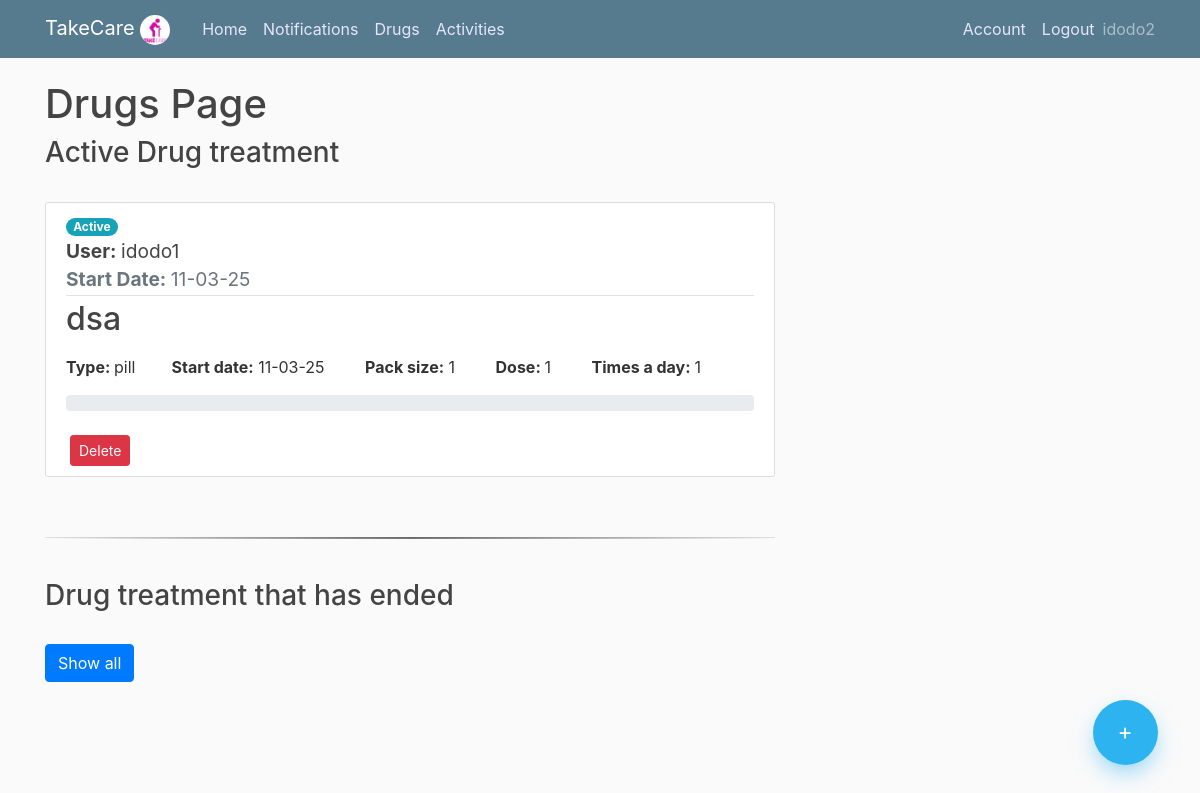
The app's page /drugs (signed in) with its own data.
### app/models.py (models this page shows, shortened)
class User(db.Model, UserMixin):
    id = db.Column(db.Integer, primary_key=True)
    username = db.Column(db.String(20), unique=True,nullable=False)
    email = db.Column(db.String(100), unique=True,nullable=False)
    image_file = db.Column(db.String(100),nullable=False,default='default.jpg')
    password= db.Column(db.String(60),nullable=False)
    ElderlyUser = db.relationship('Elderlyuser',backref='creator',lazy=True )
    Notifications = db.relationship('Notification',backref='creator',lazy=True )
    Drugs = db.relationship('Drug',backref='creator',lazy=True )

class Drug(db.Model):
    id = db.Column(db.Integer, primary_key=True)
    name = db.Column(db.String(150),nullable=False)
    type = db.Column(db.Text,nullable=False)
    dose = db.Column(db.Integer,nullable=False)
    timesaday = db.Column(db.Integer,nullable=False)
    taketime= db.Column(db.Time, nullable=False)
    gap = db.Column(db.Integer, nullable=False)
    packsize = db.Column(db.Integer,nullable=False)
    daystotake = db.Column(db.Integer,nullable=False)
    startdate = db.Column(db.Date,nullable=False)
    finish = db.Column(db.Boolean, nullable=False)
    user_id = db.Column(db.Integer, db.ForeignKey('user.id'), nullable=False)
    elderly_user_id = db.Column(db.Integer, db.ForeignKey('elderlyuser.id'), nullable=False)
    drugschedules = db.relationship("DrugSchedule", cascade="all, delete")
    warnings = db.Column(db.String)

class Elderlyuser(db.Model, UserMixin):
    id = db.Column(db.Integer, primary_key=True)
    username = db.Column(db.String(20), unique=True,nullable=False)
    password= db.Column(db.String(60),nullable=False)
    user_id = db.Column(db.Integer, db.ForeignKey('user.id'), nullable=False)

### app/routes.py (the view)
@app.route("/drugs")
@login_required
def drugs():
    if current_user.is_authenticated:
        drugs = Drug.query.filter_by(user_id=current_user.id).order_by(Drug.startdate.asc())
        drug_schedule = DrugSchedule.query.filter_by(user_id=current_user.id)
        eldelys = Elderlyuser.query.filter_by(user_id=current_user.id)
        eldelys_dict = {i.id: i.username for i in eldelys}
        return render_template("drugs.html",drugs=drugs,drug_schedule=drug_schedule, title="Drugs",eldelys_dict=eldelys_dict)
    else:
        return render_template("home.html")

### app/models.py (called while the page is built)
@login_manager.user_loader
def load_user(user_id):
    return User.query.get(int(user_id))

### app/templates/drugs.html (shortened to what this page needs)
{% extends "layout.html" %}
{% block content %}
    <h1>Drugs Page</h1>
    <div class="floating-container">
        <a class="floating-button" href="{{ url_for('add_drug')}}"> +</a>
    </div>
    {% if drugs.count() == 0  %}
        <h3>No drug alerts found</h3>
    {% else %}
        <h3>Active Drug treatment</h3>
        <br>
        {% for drug in drugs %}
             {% if not drug.finish %}
                {% set counter = namespace(count=0) %}
                {% set totalcounter = namespace(count=0) %}
                {% for reminder in drug_schedule %}
                    {% if reminder.drug_id == drug.id %}
                        {% set totalcounter.count = totalcounter.count + 1 %}
                        {% if reminder.took == 1 %}
                            {% set counter.count = counter.count + 1 %}
                        {% endif %}
                    {% endif %}
                {% endfor %}
                {% if totalcounter.count > 0 %}
                    {% set percentage = (counter.count / totalcounter.count * 100) | round %}
                {% else %}
                    {% set percentage = 0 %}
                {% endif %}
                <article class="media content-section">
                    <div class="media-body ">
                        <span class="badge badge-pill badge-info">Active</span>
                        <div class="article-title">
                            <big><strong>User: </strong> {{ eldelys_dict[drug.elderly_user_id] }}</big>
                        </div>
                        <div class="article-metadata">
                            <big class="text-muted"><strong>Start Date: </strong> {{ drug.startdate.strftime('%d-%m-%y') }} </big>
                        </div>
                        <h2>{{ drug.name }}</h2>
                            <strong>Type: </strong> {{ drug.type }}&nbsp; &nbsp; &nbsp; &nbsp;
                            <strong>Start date:</strong> {{ drug.startdate.strftime('%d-%m-%y') }} &nbsp; &nbsp; &nbsp; &nbsp;
                            <strong>Pack size:</strong> {{ drug.packsize }} &nbsp; &nbsp; &nbsp; &nbsp;
                            <strong> Dose: </strong>{{ drug.dose }} &nbsp; &nbsp; &nbsp; &nbsp;
                            <strong>Times a day: </strong>{{ drug.timesaday }}
                        <div class="progress">
                        </div>
                        <br>
                        <button type="button" class="btn btn-danger btn-sm ml-1" data-toggle="modal" data-target="#deleteModal{{drug.id}}">
                            Delete
                        </button>
                    </div>
                </article>
            {% endif %}
        {% endfor %}
        <br>
        <hr class="hr" />
        <br>
        <h3>Drug treatment that has ended</h3>
        <p>
            <br>
          <a class="btn btn-primary" data-toggle="collapse" href="#multiCollapseExample1" role="button" aria-expanded="false" aria-controls="multiCollapseExample1">Show all</a>
        </p>
    {% endif %}
{% endblock content %}

### app/templates/layout.html (shortened to what this page needs)
<!DOCTYPE html>
<html>
<head>
    <link rel="stylesheet" href="https://maxcdn.bootstrapcdn.com/bootstrap/4.0.0/css/bootstrap.min.css">
    <link rel="stylesheet" href="https://cdn.jsdelivr.net/npm/bootstrap@4.5.3/dist/css/bootstrap.min.css">
    <link rel="stylesheet" type="text/css" href="{{ url_for('static', filename='main.css') }}">
</head>
<body>
    <header class="site-header">
      <nav class="navbar navbar-expand-md navbar-dark bg-steel fixed-top">
        <div class="container">
          <a class="navbar-brand mr-4" href="/">TakeCare   <img src="{{ url_for('static', filename='take_logo1.png') }}" alt="Take Care" width="30" height="30" style=" border-radius: 50%"></a>
          <div class="collapse navbar-collapse" id="navbarToggle">
            <div class="navbar-nav mr-auto">
              <a class="nav-item nav-link" href="{{url_for('home')}}">Home</a>
              <a class="nav-item nav-link" href="{{url_for('notification')}}">Notifications</a>
              <a class="nav-item nav-link" href="{{url_for('drugs')}}">Drugs</a>
              <a class="nav-item nav-link" href="{{url_for('activities')}}">Activities</a>
            </div>
            {% if not current_user.is_authenticated %}
            <div class="navbar-nav">
              <a class="nav-item nav-link" href="{{url_for('login')}}">Login</a>
              <a class="nav-item nav-link" href="{{url_for('register')}}">Register</a>
            </div>
            {% else %}
            <div class="navbar-nav">
              <a class="nav-item nav-link" href="{{url_for('account')}}">Account</a>
              <a class="nav-item nav-link" href="{{url_for('logout')}}">Logout</a>
              <sapn class="navbar-text">{{current_user.username}}</span>
            </div>
            {% endif %}
          </div>
        </div>
      </nav>
    </header>
    <main role="main" class="container">
      <div class="row">
        <div class="col-md-8">
          {% block content %} {% endblock %}
        </div>
    </main>
</body>
</html>

### app/static/main.css (style rules this page uses)
body { background: #fafafa; color: #333333; margin-top: 5rem; }
h1, h2, h3, h4, h5, h6 { color: #444444; }
.bg-steel { background-color:#567b8f; }
.site-header .navbar-nav .nav-link { color: rgb(230, 230, 250); }
.content-section { background: #ffffff; padding: 10px 20px; border: 1px solid #dddddd; border-radius: 3px; margin-bottom: 20px; }
.article-title { color: #444444; }
.article-metadata { padding-bottom: 1px; margin-bottom: 4px; border-bottom: 1px solid #e3e3e3 }
.floating-container { position: fixed; width: 100px; height: 100px; bottom: 0; right: 0; margin: 35px 25px; }
.floating-container .floating-button { position: absolute; width: 65px; height: 65px; background: #2cb3f0; bottom: 0; border-radius: 50%; left: 0; right: 0; margin: auto; color: white; line-height: 65px; text-align: center; font-size: 23px; z-index: 100; box-shadow: 0 10px 25px -5px rgba(44, 179, 240, 0.6); cursor: pointer; -webkit-transition: all 0.3s; transition: all 0.3s; }
hr { background: linear-gradient(90deg, rgba(250,250,250,1) 0%, rgba(116,116,116,1) 50%, rgba(250,250,250,1) 100%); height: 1px; }

### records on screen
User: username "idodo2"
Drug: startdate "11-03-25", name "dsa", type "pill", packsize "1", dose "1", timesaday "1"
Elderlyuser: username "idodo1"
